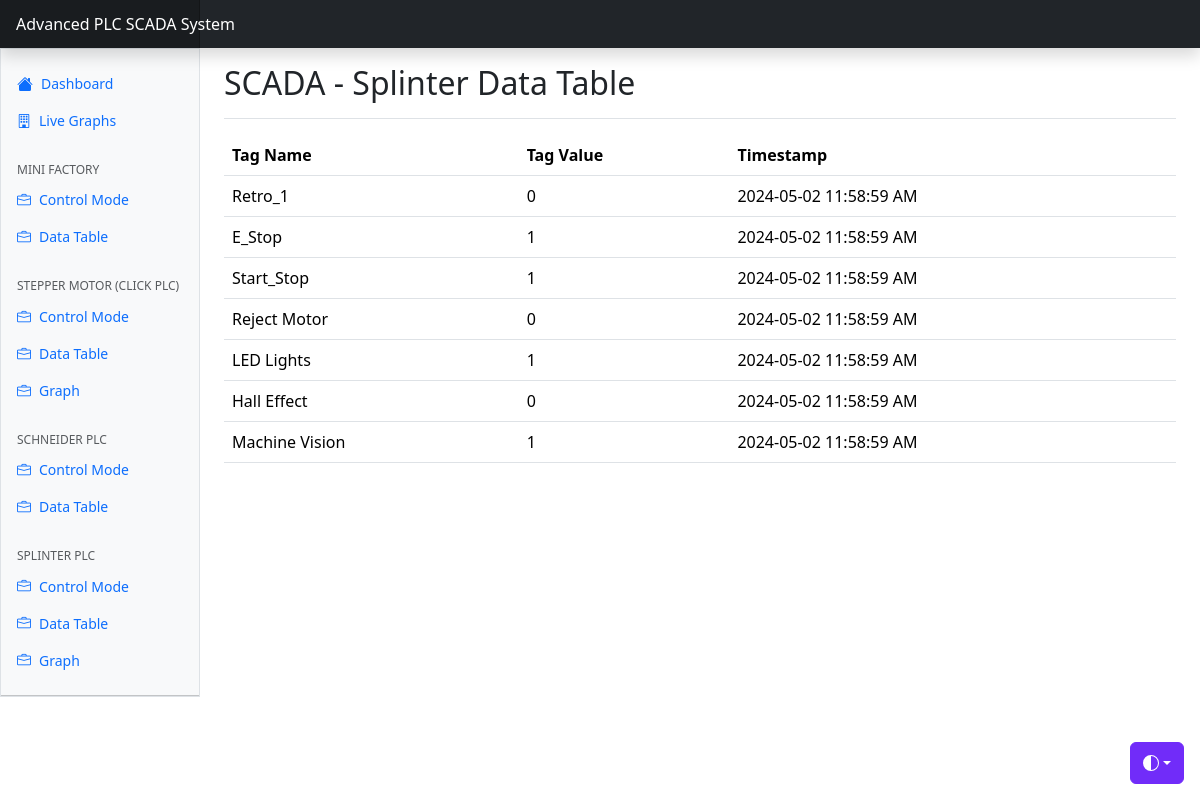
The app's page /splinter-data-table/ with its own data.
### splinter/models.py (models this page shows)
class SplinterDataPoint(models.Model):
	tag_name = models.CharField(max_length=256)
	tag_value = models.IntegerField()
	timestamp = models.DateTimeField()

### splinter/views.py (the view)
# urls.py: path('splinter-data-table/', views.data_table, name="splinter-data-table"),
def data_table(request):
    latest_timestamp = models.SplinterDataPoint.objects.order_by('-timestamp').first()
    recent_data_points = models.SplinterDataPoint.objects.filter(timestamp=latest_timestamp.timestamp)
    return render(
                    request,
                    "splinter/data_table.html",
                    {
                        'data': recent_data_points,
                    }
    )

### splinter/templates/splinter/data_table.html (shortened to what this page needs)
{% extends "base.html" %}
{% block page_name %}Splinter Data Table{% endblock %}
{% block content %}
<table class="table table-hover" id="main-table">
  <thead>
    <tr>
      <th scope="col">Tag Name</th>
      <th scope="col">Tag Value</th>
      <th scope="col">Timestamp</th>
    </tr>
  </thead>
  <tbody>
    {% for reading in data %}
        {% if reading.tag_name == "E-Stop" and reading.tag_value == 1 %}
        <tr class="table-danger">
          <td>{{reading.tag_name}}</td>
          <td>{{reading.tag_value}}</td>
          <td>{{reading.timestamp| date:'Y-m-d H:i:s A'}}</td>
        </tr>
        {% else %}
        <tr>
          <td>{{reading.tag_name}}</td>
          <td>{{reading.tag_value}}</td>
          <td>{{reading.timestamp| date:'Y-m-d H:i:s A'}}</td>
        </tr>
        {% endif %}
    {% endfor %}
  </tbody>
</table>
{% endblock %}

### templates/base.html (shortened to what this page needs)
{% load static %}
<!doctype html>
<html lang="en" data-bs-theme="auto">
    <head>
        <link rel="stylesheet" href="https://cdn.jsdelivr.net/npm/@docsearch/css@3">
        <link href="https://cdn.jsdelivr.net/npm/bootstrap@5.3.2/dist/css/bootstrap.min.css" rel="stylesheet">
        <link rel="stylesheet" href="https://cdn.jsdelivr.net/npm/bootstrap-icons@1.11.1/font/bootstrap-icons.css">
        <link href="https://cdn.jsdelivr.net/npm/bootstrap-icons@1.10.5/font/bootstrap-icons.min.css" rel="stylesheet">
    </head>
    <body>
        <div class="dropdown position-fixed bottom-0 end-0 mb-3 me-3 bd-mode-toggle">
            <button class="btn btn-bd-primary py-2 dropdown-toggle d-flex align-items-center"
              id="bd-theme"
              type="button"
              aria-expanded="false"
              data-bs-toggle="dropdown"
              aria-label="Toggle theme (auto)">
                <svg class="bi my-1 theme-icon-active" width="1em" height="1em"><use href="#circle-half"></use></svg>
            </button>
        </div>
        <header class="navbar sticky-top bg-dark flex-md-nowrap p-0 shadow" data-bs-theme="dark">
            <a class="navbar-brand col-md-3 col-lg-2 me-0 px-3 fs-6 text-white" href="#">Advanced PLC SCADA System</a>
        </header>
        <div class="container-fluid">
            <div class="row">
                <div class="sidebar border border-right col-md-3 col-lg-2 p-0 bg-body-tertiary">
                    <div class="offcanvas-md offcanvas-end bg-body-tertiary" tabindex="-1" id="sidebarMenu" aria-labelledby="sidebarMenuLabel">
                        <div class="offcanvas-body d-md-flex flex-column p-0 pt-lg-3 overflow-y-auto">
                            <ul class="nav flex-column">
                                <li class="nav-item">
                                    <a class="nav-link d-flex align-items-center gap-2" aria-current="page" href="{% url 'home-home' %}">
                                        <svg class="bi"><use xlink:href="#house-fill"/></svg>
                                        Dashboard
                                    </a>
                                </li>
                                <li class="nav-item">
                                    <a class="nav-link d-flex align-items-center gap-2" href="{% url 'home-graphs' %}">
                                        <i class="bi-building"></i>
                                        Live Graphs
                                    </a>
                                </li>
                            </ul>
                            <h6 class="sidebar-heading d-flex justify-content-between align-items-center px-3 mt-4 mb-1 text-body-secondary text-uppercase">
                                <span>Mini Factory</span>
                            </h6>
                            <ul class="nav flex-column mb-auto">
                                <li class="nav-item">
                                    <a class="nav-link d-flex align-items-center gap-2" href="{% url 'mini-factory-control-mode' %}">
                                        <i class="bi-briefcase"></i>
                                        Control Mode
                                    </a>
                                </li>
                            </ul>
                            <ul class="nav flex-column mb-auto">
                                <li class="nav-item">
                                    <a class="nav-link d-flex align-items-center gap-2" href="{% url 'mini-factory-data-table' %}">
                                        <i class="bi-briefcase"></i>
                                        Data Table
                                    </a>
                                </li>
                            </ul>
                            <h6 class="sidebar-heading d-flex justify-content-between align-items-center px-3 mt-4 mb-1 text-body-secondary text-uppercase">
                                <span>Stepper Motor (Click PLC)</span>
                            </h6>
                             <ul class="nav flex-column mb-auto">
                                <li class="nav-item">
                                    <a class="nav-link d-flex align-items-center gap-2" href="{% url 'stepper-motor-control-mode' %}">
                                        <i class="bi-briefcase"></i>
                                        Control Mode
                                    </a>
                                </li>
                            </ul>
                            <ul class="nav flex-column mb-auto">
                                <li class="nav-item">
                                    <a class="nav-link d-flex align-items-center gap-2" href="{% url 'stepper-motor-data-table' %}">
                                        <i class="bi-briefcase"></i>
                                        Data Table
                                    </a>
                                </li>
                            </ul>
                            <ul class="nav flex-column mb-auto">
                                <li class="nav-item">
                                    <a class="nav-link d-flex align-items-center gap-2" href="{% url 'stepper-motor-graph' %}">
                                        <i class="bi-briefcase"></i>
                                        Graph
                                    </a>
                                </li>
                            </ul>
                            <h6 class="sidebar-heading d-flex justify-content-between align-items-center px-3 mt-4 mb-1 text-body-secondary text-uppercase">
                                <span>Schneider PLC</span>
                            </h6>
                             <ul class="nav flex-column mb-auto">
                                <li class="nav-item">
                                    <a class="nav-link d-flex align-items-center gap-2" href="{% url 'schneider-plc-control-mode' %}">
                                        <i class="bi-briefcase"></i>
                                        Control Mode
                                    </a>
                                </li>
                            </ul>
                            <ul class="nav flex-column mb-auto">
                                <li class="nav-item">
                                    <a class="nav-link d-flex align-items-center gap-2" href="{% url 'schneider-plc-data-table' %}">
                                        <i class="bi-briefcase"></i>
                                        Data Table
                                    </a>
                                </li>
                            </ul>
                            <h6 class="sidebar-heading d-flex justify-content-between align-items-center px-3 mt-4 mb-1 text-body-secondary text-uppercase">
                                <span>Splinter PLC</span>
                            </h6>
                             <ul class="nav flex-column mb-auto">
                                <li class="nav-item">
                                    <a class="nav-link d-flex align-items-center gap-2" href="{% url 'splinter-control-mode' %}">
                                        <i class="bi-briefcase"></i>
                                        Control Mode
                                    </a>
                                </li>
                            </ul>
                            <ul class="nav flex-column mb-auto">
                                <li class="nav-item">
                                    <a class="nav-link d-flex align-items-center gap-2" href="{% url 'splinter-data-table' %}">
                                        <i class="bi-briefcase"></i>
                                        Data Table
                                    </a>
                                </li>
                            </ul>
                            <ul class="nav flex-column mb-auto">
                                <li class="nav-item">
                                    <a class="nav-link d-flex align-items-center gap-2" href="{% url 'splinter-graph' %}">
                                        <i class="bi-briefcase"></i>
                                        Graph
                                    </a>
                                </li>
                            </ul>
                            <hr class="mt-3 mb-0">
                        </div>
                    </div>
                </div>
                <main class="col-md-9 ms-sm-auto col-lg-10 px-md-4">
                    <div class="d-flex justify-content-between flex-wrap flex-md-nowrap align-items-center pt-3 pb-2 mb-3 border-bottom">
                        <h1 class="h2">SCADA - {% block page_name %}{% endblock %}</h1>
                    </div>
                    {% block content %}{% endblock %}
                </main>
            </div>
        </div>
    </body>
</html>

### templates/base.html (style rules this page uses)
.bi { vertical-align: -.125em; fill: currentColor; }
.btn-bd-primary { --bd-violet-bg: #712cf9; --bd-violet-rgb: 112.520718, 44.062154, 249.437846; --bs-btn-font-weight: 600; --bs-btn-color: var(--bs-white); --bs-btn-bg: var(--bd-violet-bg); --bs-btn-border-color: var(--bd-violet-bg); --bs-btn-hover-color: var(--bs-white); --bs-btn-hover-bg: #6528e0; --bs-btn-hover-border-color: #6528e0; --bs-btn-focus-shadow-rgb: var(--bd-violet-rgb); --bs-btn-active-color: var(--bs-btn-hover-color); --bs-btn-active-bg: #5a23c8; --bs-btn-active-border-color: #5a23c8; }
.bd-mode-toggle { z-index: 1500; }
.bi { display: inline-block; width: 1rem; height: 1rem; }
.sidebar .nav-link { font-size: .875rem; font-weight: 500; }
.sidebar-heading { font-size: .75rem; }
.navbar-brand { padding-top: .75rem; padding-bottom: .75rem; background-color: rgba(0, 0, 0, .25); box-shadow: inset -1px 0 0 rgba(0, 0, 0, .25); }

### records on screen
SplinterDataPoint: tag_name "Retro_1", tag_value "0", timestamp "2024-05-02 11:58:59 AM"
SplinterDataPoint: tag_name "E_Stop", tag_value "1", timestamp "2024-05-02 11:58:59 AM"
SplinterDataPoint: tag_name "Start_Stop", tag_value "1", timestamp "2024-05-02 11:58:59 AM"
SplinterDataPoint: tag_name "Reject Motor", tag_value "0", timestamp "2024-05-02 11:58:59 AM"
SplinterDataPoint: tag_name "LED Lights", tag_value "1", timestamp "2024-05-02 11:58:59 AM"
SplinterDataPoint: tag_name "Hall Effect", tag_value "0", timestamp "2024-05-02 11:58:59 AM"
SplinterDataPoint: tag_name "Machine Vision", tag_value "1", timestamp "2024-05-02 11:58:59 AM"
